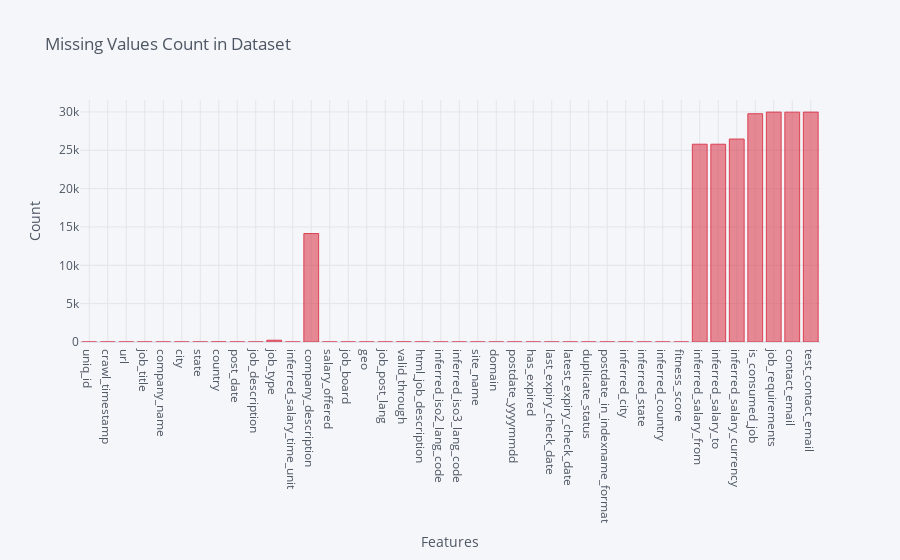

Notebook code cell kept with this figure:
### Code cell
missing = jobs.isna().sum().reset_index()
missing.columns = ['features', 'total_missing']
missing['percent'] = (missing['total_missing'] / len(jobs)) * 100
missing.index = missing['features']
del missing['features']

missing['total_missing'].iplot(kind = 'bar', 
                               title = 'Missing Values Count in Dataset',
                               xTitle = 'Features',
                               colors = 'red',
                               yTitle = 'Count')
missing.T

### Figure 1 — Plotly figure (JSON) as saved in the notebook; plotly's stock layout.template omitted (floating-point values rounded to 4 significant figures)
{"data": [{"marker": {"color": "rgba(219, 64, 82, 0.6)", "line": {"color": "rgba(219, 64, 82, 1.0)", "width": 1}}, "name": "total_missing", "orientation": "v", "text": "", "type": "bar", "x": ["uniq_id", "crawl_timestamp", "url", "job_title", "company_name", "city", "state", "country", "post_date", "job_description", "job_type", "inferred_salary_time_unit", "company_description", "salary_offered", "job_board", "geo", "job_post_lang", "valid_through", "html_job_description", "inferred_iso2_lang_code", "inferred_iso3_lang_code", "site_name", "domain", "postdate_yyyymmdd", "has_expired", "last_expiry_check_date", "latest_expiry_check_date", "duplicate_status", "postdate_in_indexname_format", "inferred_city", "inferred_state", "inferred_country", "fitness_score", "inferred_salary_from", "inferred_salary_to", "inferred_salary_currency", "is_consumed_job", "job_requirements", "contact_email", "test_contact_email"], "y": [0, 0, 0, 0, 0, 0, 0, 9, 0, 0, 232, 0, 14143, 0, 0, 0, 0, 9, 0, 0, 0, 0, 0, 0, 0, 0, 0, 0, 0, 0, 0, 0, 0, 25791, 25791, 26464, 29767, 29979, 29970, 29978]}], "layout": {"legend": {"bgcolor": "#F5F6F9", "font": {"color": "#4D5663"}}, "paper_bgcolor": "#F5F6F9", "plot_bgcolor": "#F5F6F9", "title": {"font": {"color": "#4D5663"}, "text": "Missing Values Count in Dataset"}, "xaxis": {"gridcolor": "#E1E5ED", "showgrid": true, "tickfont": {"color": "#4D5663"}, "title": {"font": {"color": "#4D5663"}, "text": "Features"}, "zerolinecolor": "#E1E5ED"}, "yaxis": {"gridcolor": "#E1E5ED", "showgrid": true, "tickfont": {"color": "#4D5663"}, "title": {"font": {"color": "#4D5663"}, "text": "Count"}, "zerolinecolor": "#E1E5ED"}}}
